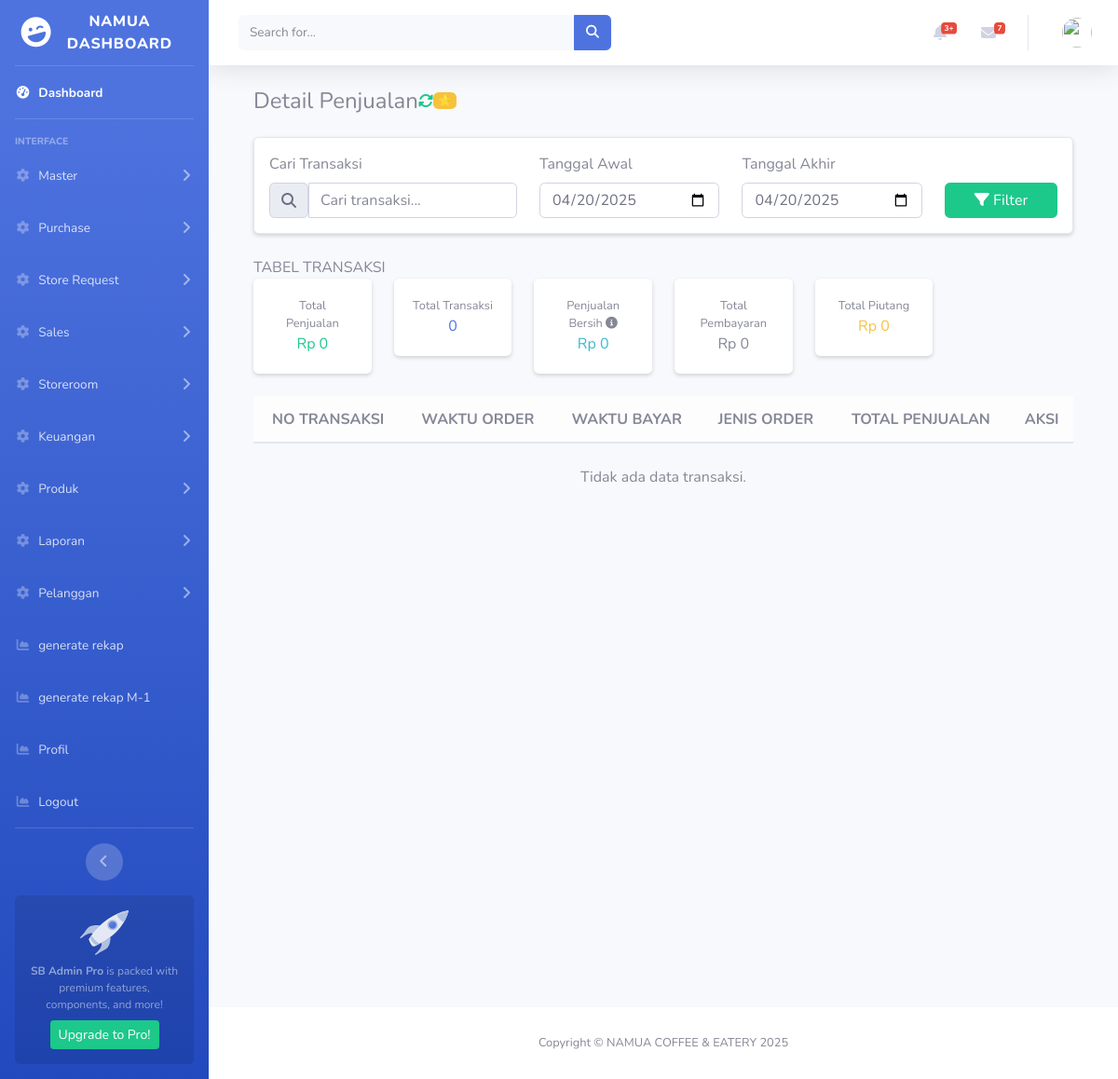
Page /index.php/laporan on the earlier database version.
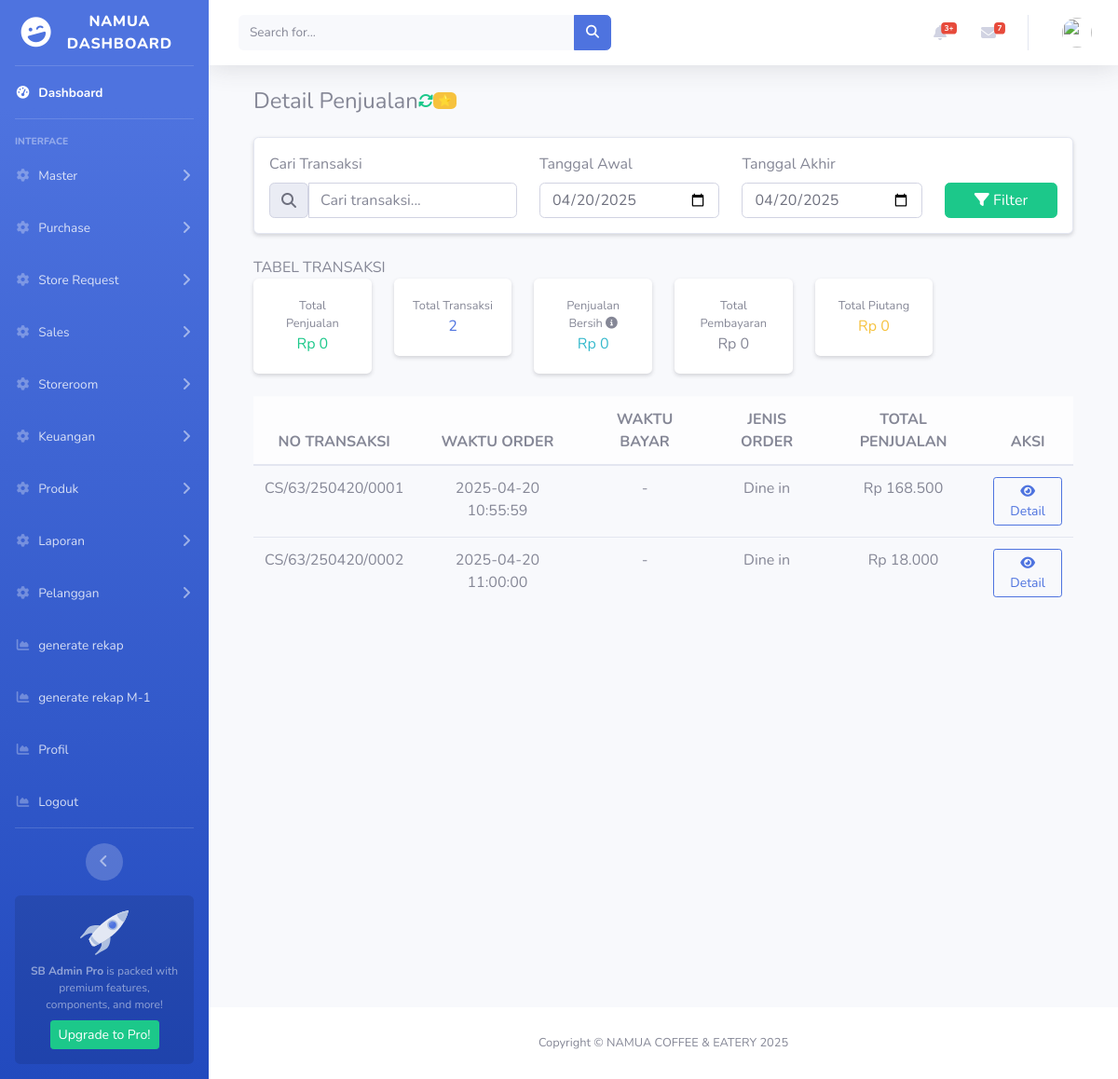
Same page on the later database version.
### tables this page shows
CREATE TABLE `pr_transaksi`  (
  `id` int(11) NOT NULL AUTO_INCREMENT,
  `customer_id` int(11) NULL DEFAULT NULL,
  `tanggal` date NOT NULL,
  `no_transaksi` varchar(20) NOT NULL,
  `waktu_order` datetime(0) NOT NULL,
  `waktu_bayar` datetime(0) NULL DEFAULT NULL,
  `jenis_order_id` int(11) NOT NULL,
  `customer` varchar(100) NULL DEFAULT NULL,
  `nomor_meja` varchar(100) NULL DEFAULT NULL,
  `total_penjualan` decimal(12, 2) NOT NULL,
  `kasir_order` int(11) NOT NULL,
  `kasir_bayar` int(11) NULL DEFAULT NULL,
  `kode_voucher` varchar(50) NULL DEFAULT NULL,
  `diskon` int(11) NULL DEFAULT NULL,
  `total_pembayaran` int(11) NULL DEFAULT NULL,
  `sisa_pembayaran` decimal(12, 0) NULL DEFAULT 0,
  `status_pembayaran` enum('BELUM_LUNAS','DP','LUNAS','BATAL','REFUND') NULL DEFAULT NULL,
  `created_at` datetime(0) NULL DEFAULT current_timestamp(0),
  `updated_at` datetime(0) NULL DEFAULT current_timestamp(0) ON UPDATE CURRENT_TIMESTAMP(0),
  PRIMARY KEY (`id`) USING BTREE,
  UNIQUE INDEX `no_transaksi`(`no_transaksi`) USING BTREE,
  INDEX `jenis_order_id`(`jenis_order_id`) USING BTREE,
  INDEX `kasir_order`(`kasir_order`) USING BTREE,
  INDEX `kasir_bayar`(`kasir_bayar`) USING BTREE,
  CONSTRAINT `pr_transaksi_ibfk_1` FOREIGN KEY (`jenis_order_id`) REFERENCES `pr_jenis_order` (`id`) ON DELETE RESTRICT ON UPDATE RESTRICT,
  CONSTRAINT `pr_transaksi_ibfk_3` FOREIGN KEY (`kasir_order`) REFERENCES `abs_pegawai` (`id`) ON DELETE RESTRICT ON UPDATE RESTRICT,
  CONSTRAINT `pr_transaksi_ibfk_4` FOREIGN KEY (`kasir_bayar`) REFERENCES `abs_pegawai` (`id`) ON DELETE RESTRICT ON UPDATE RESTRICT
);

CREATE TABLE `pr_jenis_order`  (
  `id` int(11) NOT NULL AUTO_INCREMENT,
  `jenis_order` varchar(50) NOT NULL,
  `created_at` datetime(0) NULL DEFAULT current_timestamp(0),
  `updated_at` datetime(0) NULL DEFAULT current_timestamp(0) ON UPDATE CURRENT_TIMESTAMP(0),
  PRIMARY KEY (`id`) USING BTREE,
  UNIQUE INDEX `jenis_order`(`jenis_order`) USING BTREE
);

### application/controllers/Laporan.php (called while the page is built, shortened)
<?php
class Laporan extends CI_Controller {
  public function __construct()
  {
    $this->load->model('Laporan_model');
  }
public function index()
{
  $today = date('Y-m-d');
  $data['title'] = "Laporan Penjualan";
  $data['tanggal_awal'] = $today;
  $data['tanggal_akhir'] = $today;
  $data['transaksi'] = $this->Laporan_model->filter_transaksi('', $today, $today);
  $this->load->view('templates/header', $data);
  $this->load->view('laporan/index', $data);
  $this->load->view('templates/footer');
}
}

### index.php (called while the page is built, shortened)
<?php
require_once BASEPATH.'core/CodeIgniter.php';

### application/models/Laporan_model.php (called while the page is built, shortened)
<?php
class Laporan_model extends CI_Model {
public function filter_transaksi($search = '', $tanggal_awal = '', $tanggal_akhir = '')
{
  $this->db->select('t.id, t.no_transaksi, t.tanggal, t.waktu_order, t.waktu_bayar, jo.jenis_order, t.total_penjualan, t.total_pembayaran');
  $this->db->from('pr_transaksi t');
  $this->db->join('pr_jenis_order jo', 'jo.id = t.jenis_order_id', 'left');
  if ($tanggal_awal && $tanggal_akhir) {
    $this->db->where('DATE(t.tanggal) >=', $tanggal_awal);
    $this->db->where('DATE(t.tanggal) <=', $tanggal_akhir);
  }
  $this->db->order_by('t.tanggal', 'DESC');
  return $this->db->get()->result_array();
}
}

### application/views/laporan/tabel_transaksi.php (the view)
<?php
  $total_penjualan = 0;
  $total_pembayaran = 0;
  $total_piutang = 0;
  $penjualan_bersih = 0;
  foreach ($transaksi as $t) {
    $total_penjualan += $t['total_pembayaran'] !== null ? $t['total_pembayaran'] : $t['total_penjualan'];
    if ($t['total_pembayaran'] !== null) {
      $total_pembayaran += $t['total_pembayaran'];
    } else {
      $total_piutang += $t['total_penjualan'];
    }
  }
?>
<div class="row mb-4 g-3">
  <div class="col-md-2">
    <div class="card shadow-sm border-0 border-bottom border-success border-3">
      <div class="card-body text-center">
        <div class="fw-bold text-muted small">Total Penjualan</div>
        <div class="text-success fs-6 fw-bold">
          Rp <?= number_format($total_penjualan, 0, ',', '.') ?>
        </div>
      </div>
    </div>
  </div>
  <div class="col-md-2">
    <div class="card shadow-sm border-0 border-bottom border-primary border-3">
      <div class="card-body text-center">
        <div class="fw-bold text-muted small">Total Transaksi</div>
        <div class="text-primary fs-6 fw-bold"><?= count($transaksi) ?></div>
      </div>
    </div>
  </div>
  <div class="col-md-2">
    <div class="card shadow-sm border-0 border-bottom border-info border-3">
      <div class="card-body text-center">
        <div class="fw-bold text-muted small">Penjualan Bersih <i class="fas fa-info-circle"></i></div>
        <div class="text-info fs-6 fw-bold">Rp <?= number_format($penjualan_bersih, 0, ',', '.') ?></div>
      </div>
    </div>
  </div>
  <div class="col-md-2">
    <div class="card shadow-sm border-0 border-bottom border-purple border-3">
      <div class="card-body text-center">
        <div class="fw-bold text-muted small">Total Pembayaran</div>
        <div class="text-purple fs-6 fw-bold">Rp <?= number_format($total_pembayaran, 0, ',', '.') ?></div>
      </div>
    </div>
  </div>
  <div class="col-md-2">
    <div class="card shadow-sm border-0 border-bottom border-warning border-3">
      <div class="card-body text-center">
        <div class="fw-bold text-muted small">Total Piutang</div>
        <div class="text-warning fs-6 fw-bold">Rp <?= number_format($total_piutang, 0, ',', '.') ?></div>
      </div>
    </div>
  </div>
</div>
<div class="table-responsive">
  <table class="table table-hover align-middle">
    <thead class="table-light text-center">
      <tr>
        <th>NO TRANSAKSI</th>
        <th>WAKTU ORDER</th>
        <th>WAKTU BAYAR</th>
        <th>JENIS ORDER</th>
        <th>TOTAL PENJUALAN</th>
        <th>AKSI</th>
      </tr>
    </thead>
    <tbody>
      <?php foreach ($transaksi as $t): ?>
        <tr class="text-center">
          <td><?= $t['no_transaksi'] ?></td>
          <td><?= $t['waktu_order'] ?: '-' ?></td>
          <td><?= $t['waktu_bayar'] ?: '-' ?></td>
          <td><?= $t['jenis_order'] ?></td>
          <td>Rp <?= number_format($t['total_penjualan'], 0, ',', '.') ?></td>
          <td>
            <a href="<?= base_url('laporan/detail/' . $t['id']) ?>" class="btn btn-sm btn-outline-primary">
              <i class="fas fa-eye"></i> Detail
            </a>
          </td>
        </tr>
      <?php endforeach; ?>
      <?php if (empty($transaksi)): ?>
        <tr><td colspan="7" class="text-center text-muted py-4">Tidak ada data transaksi.</td></tr>
      <?php endif; ?>
    </tbody>
  </table>
</div>

Differences in the rows shown:
now on this page (row edited): pr_transaksi: no_transaksi "CS/63/250420/0001", waktu_order "2025-04-20 10:55:59", waktu_bayar "-", jenis_order.jenis_order "Dine in", total_penjualan "168.500"
now on this page (row edited): pr_transaksi: no_transaksi "CS/63/250420/0002", waktu_order "2025-04-20 11:00:00", waktu_bayar "-", jenis_order.jenis_order "Dine in", total_penjualan "18.000"
Other differences:
count($transaksi): "0" → "2"
text no longer shown: "Tidak ada data transaksi."
